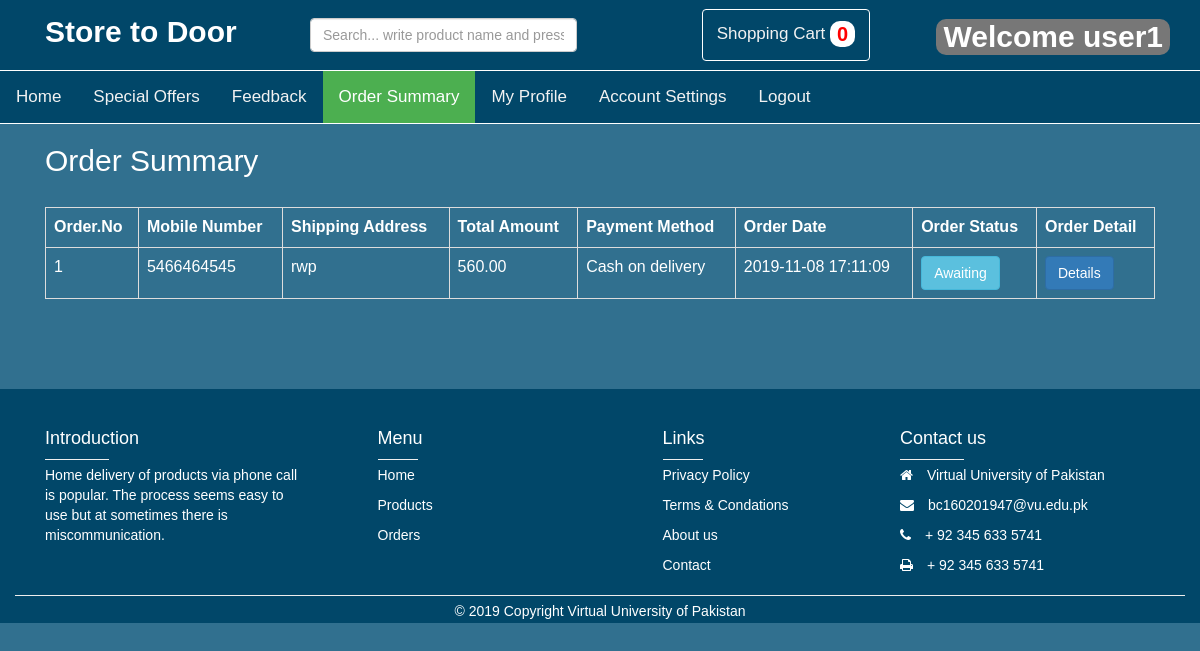
The app's page /order_summary.php (signed in) with its own data.
### tables this page shows
CREATE TABLE `orders` (
  `id` int(11) NOT NULL,
  `name` varchar(200) NOT NULL,
  `email` varchar(210) NOT NULL,
  `phone` varchar(205) NOT NULL,
  `address` varchar(310) NOT NULL,
  `bill` varchar(111) NOT NULL,
  `payment_method` varchar(110) NOT NULL,
  `card_cash` varchar(202) NOT NULL,
  `order_date` datetime NOT NULL DEFAULT CURRENT_TIMESTAMP ON UPDATE CURRENT_TIMESTAMP,
  `status` varchar(115) NOT NULL,
  `unique_id` bigint(20) NOT NULL
);

### order_summary.php (the view, shortened to what this page needs)
<?php
include ('header.php');
?>
<div class="container" style="margin-bottom:50px;">
<div class="row">
<div class="col-lg-12">
<h2>Order Summary</h2>
<br>
<table class="table table-bordered" style="width:100%; color: white;">
<tr align="center">
	<th>Order.No</th>
	<th>Mobile Number</th>
	<th>Shipping Address</th>
	<th>Total Amount</th>
	<th>Payment Method</th>
	<th>Order Date</th>
	<th>Order Status</th>
	<th>Order Detail</th>
</tr>
<?php
$abc = "select * from orders where email = '". $_SESSION['email']."'";
$sql = mysqli_query ($con, $abc);
$oNo=0;
while ($row= mysqli_fetch_array($sql)){
	$mobile = $row ['phone'];
	$city = $row ['address'];
	$price = $row ['bill'];
	$payment_method = $row ['payment_method'];
	$oDate = $row ['order_date'];
	$status = $row ['status'];
?>
<tr>
	<?php $oNo++; ?>
	<td><?php echo $oNo; ?></td>
	<td><?php echo $mobile; ?> </td>
	<td><?php echo $city; ?> </td>
	<td><?php echo $price; ?> </td>
	<td><?php echo $payment_method; ?> </td>
	<td><?php echo $oDate; ?> </td>
	<td><span class="btn btn-info"><?php echo $status; ?></span> </td>
<td><a target="_blank" class="btn btn-primary" href="print.php?unique_id=<?php echo $row['unique_id'];?>">Details</a></td>
</tr>
<?php } ?>
</table>
<br>
</div>
</div>
</div>
<?php include ('footer.php');?>

### records on screen
orders: phone "5466464545", address "rwp", bill "560.00", payment_method "Cash on delivery", order_date "2019-11-08 17:11:09", status "Awaiting"

### other values on screen
$cart_count "0"
$_SESSION['name'] "user1"
